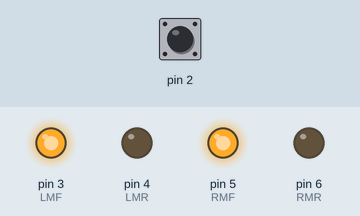
Simulated run of this sketch. Board: Arduino Uno, built with avr-gcc and run on an emulated ATmega328P. Shown: output pins drawn as LEDs (lit = HIGH). Inputs (shaded band) come from the test bench; at power-on: pin 2 HIGH. What the sketch prints to the serial monitor is not drawn.

Above: at 0.1 s.
At 2.1 s:
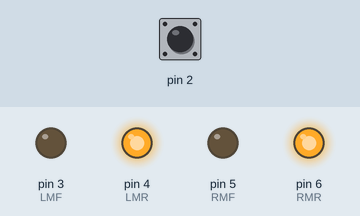
At 8.8 s:
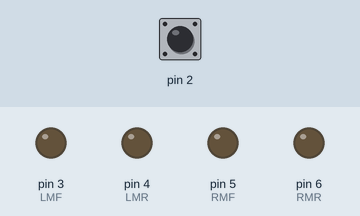
8.9 s: pin 2 pulsed LOW 2 times (0.12 s each, 0.3 s apart)
11.0 s: pin 2 pulsed LOW 5 times (0.12 s each, 0.3 s apart)
Timing chart, 0 to 14.0 s (numbered marks = the images above; inputs shaded):
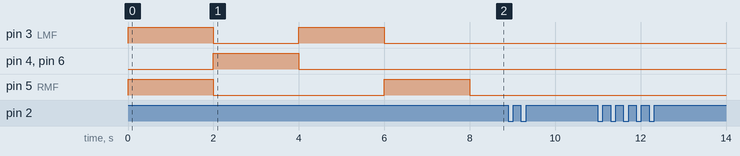

Measured:
- after the input at 8.9 s, every drawn part: stays the same
- after the input at 11.0 s, every drawn part: stays the same
- by itself, pin 3 (LMF): alternates HIGH for 2.0 s and LOW for 2.0 s
- by itself, pin 5 (RMF): alternates HIGH for 2.0 s and LOW for 4.0 s

The sketch:

line_following_nano_y2g.ino
```cpp
#define LMF  3
#define LMR  4
#define RMF  5
#define RMR  6

#define SL  A1
#define SM  A2
#define SR  A3

int thresh = 0;

void setup() {

Serial.begin(9600);
pinMode(2,INPUT);

pinMode(SL,INPUT);
pinMode(SM,INPUT);
pinMode(SR,INPUT);

pinMode(3,OUTPUT);
pinMode(4,OUTPUT);
pinMode(5,OUTPUT);
pinMode(6,OUTPUT);

digitalWrite(LMF,LOW);
digitalWrite(LMR,LOW);
digitalWrite(RMF,LOW);
digitalWrite(RMR,LOW);

motor_forward();
delay(2000);
motor_reverse();
delay(2000);
motor_left();
delay(2000);
motor_right();
delay(2000);
motor_stop();

wait_for_sens_count(4);
int min_val = (analogRead(SL)+analogRead(SM)+analogRead(SR))/3;
Serial.print("minval:");Serial.println(min_val);

wait_for_sens_count(4);
int max_val = (analogRead(SL)+analogRead(SM)+analogRead(SR))/3;
Serial.print("maxval:");Serial.println(max_val);

thresh = (min_val + max_val)/2;

wait_for_sens_count(4);
Serial.println("OK_begin");

thresh =500;
}


void loop(){
  if ((analogRead(SL)<thresh) && (analogRead(SM)>thresh) && (analogRead(SR)<thresh))         // if middle sensors on white and rest on black
     motor_forward();  // drive motors fwd
  else if ((analogRead(SL>thresh)) && (analogRead(SM)>thresh) && (analogRead(SR)<thresh))
     motor_left();  // drive motors to turn Left
  else if ((analogRead(SL)>thresh) && (analogRead(SM)<thresh) && (analogRead(SR)<thresh))
     motor_left();  // drive motors to turn Left
  else if ((analogRead(SL)<thresh) && (analogRead(SM)>thresh) && (analogRead(SR)>thresh))
     motor_right();  // drive motors to turn Right
  else if ((analogRead(SL)<thresh) && (analogRead(SM)<thresh) && (analogRead(SR)>thresh))
     motor_right();  // drive motors to turn Right


}


void motor_forward()
{
digitalWrite(LMF,HIGH);
digitalWrite(LMR,LOW);
digitalWrite(RMF,HIGH);
digitalWrite(RMR,LOW);
}

void motor_reverse()
{
digitalWrite(LMF,LOW);
digitalWrite(LMR,HIGH);
digitalWrite(RMF,LOW);
digitalWrite(RMR,HIGH);
}


void motor_right()
{
digitalWrite(LMF,LOW);
digitalWrite(LMR,LOW);
digitalWrite(RMF,HIGH);
digitalWrite(RMR,LOW);
}

void motor_left()
{
digitalWrite(LMF,HIGH);
digitalWrite(LMR,LOW);
digitalWrite(RMF,LOW);
digitalWrite(RMR,LOW);
}


void motor_stop()
{
digitalWrite(LMF,LOW);
digitalWrite(LMR,LOW);
digitalWrite(RMF,LOW);
digitalWrite(RMR,LOW);
}


void wait_for_sens_count(int count_val)
{

    int count = 0;
    while(count<count_val)
    {
      if(digitalRead(2)==0)
      {
           delay(40);
           if(digitalRead(2)==0)
              {
              while(digitalRead(2)==0);
              count++;
              Serial.println(count);
              }

      }
    }
}
```
